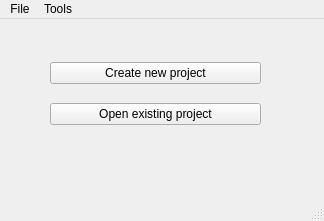
<?xml version="1.0" encoding="UTF-8"?>
<ui version="4.0">
 <class>MainWindow</class>
 <widget class="QMainWindow" name="MainWindow">
  <property name="geometry">
   <rect>
    <x>0</x>
    <y>0</y>
    <width>324</width>
    <height>221</height>
   </rect>
  </property>
  <property name="windowTitle">
   <string>MainWindow</string>
  </property>
  <widget class="QWidget" name="centralwidget">
   <widget class="QWidget" name="layoutWidget">
    <property name="geometry">
     <rect>
      <x>50</x>
      <y>30</y>
      <width>211</width>
      <height>91</height>
     </rect>
    </property>
    <layout class="QVBoxLayout" name="verticalLayout">
     <item>
      <widget class="QPushButton" name="ButtonNewProject">
       <property name="text">
        <string>Create new project</string>
       </property>
      </widget>
     </item>
     <item>
      <widget class="QPushButton" name="ButtonOpenProject">
       <property name="text">
        <string>Open existing project</string>
       </property>
      </widget>
     </item>
    </layout>
   </widget>
  </widget>
  <widget class="QMenuBar" name="menubar">
   <property name="geometry">
    <rect>
     <x>0</x>
     <y>0</y>
     <width>324</width>
     <height>29</height>
    </rect>
   </property>
   <property name="defaultUp">
    <bool>false</bool>
   </property>
   <widget class="QMenu" name="menuFile">
    <property name="title">
     <string>File</string>
    </property>
    <addaction name="actionLoad_file"/>
    <addaction name="actionSave_file"/>
   </widget>
   <widget class="QMenu" name="menuTools">
    <property name="title">
     <string>Tools</string>
    </property>
    <addaction name="actionPreferences"/>
   </widget>
   <addaction name="menuFile"/>
   <addaction name="menuTools"/>
  </widget>
  <widget class="QStatusBar" name="statusbar"/>
  <action name="actionLoad_file">
   <property name="text">
    <string>Load file</string>
   </property>
  </action>
  <action name="actionSave_file">
   <property name="text">
    <string>Save file</string>
   </property>
  </action>
  <action name="actionPreferences">
   <property name="text">
    <string>Preferences</string>
   </property>
  </action>
  <action name="actionShow_project_creation_dialog">
   <property name="text">
    <string>Show project creation dialog</string>
   </property>
  </action>
 </widget>
 <resources/>
 <connections/>
 <slots>
  <slot>openCreateProjectDialog()</slot>
 </slots>
</ui>
